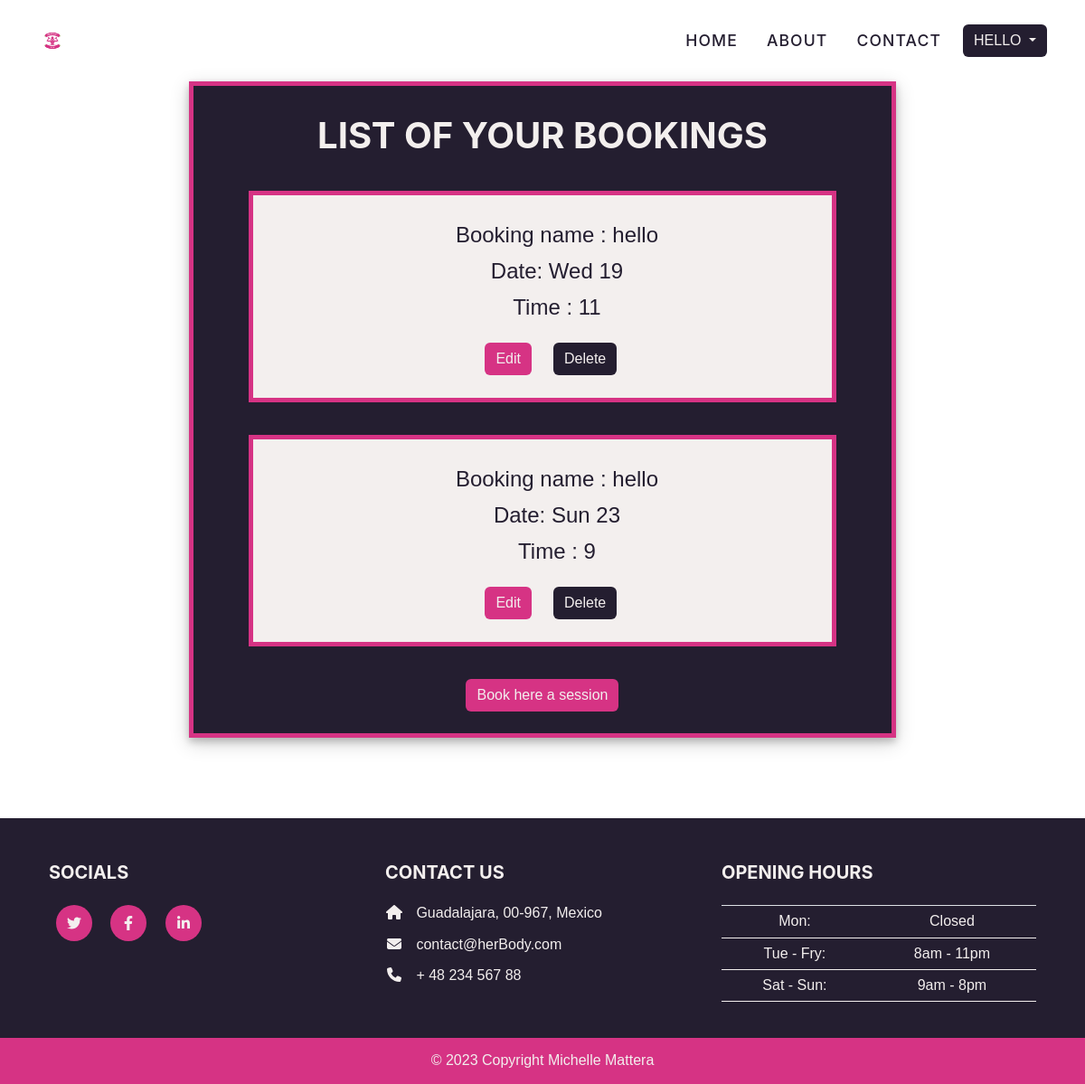
The page /booking/my_bookings/ (signed in) on the database its author committed.
### booking/models.py (models this page shows, shortened)
class Booking(models.Model):
    date = models.DateField(default=datetime.date.today)
    user = models.ForeignKey(
        User, on_delete=models.CASCADE, related_name="hiuser", default=User)
    time = models.IntegerField(choices=TIME_CHOISES, blank=False, default=9)
    class Meta:
        ordering = ['date', 'time']
        unique_together = ("date", "time")

### booking/views.py (the view)
# urls.py: path('my_bookings/', booking_list.as_view(), name='my_bookings'),
class booking_list(generic.ListView):
    model = Booking
    template_name = 'booking/my_bookings.html'
    def get_queryset(self):
        today = date.today()
        start_of_week = get_week_start_date(today)
        end_of_week = get_week_end_date(today)
        queryset = self.model.objects.filter(user=self.request.user, date__range=[start_of_week, end_of_week])
        new_date = self.request.session.get('new_date')
        new_time = self.request.session.get('new_time')
        if new_date and new_time:
            new_booking = Booking(date=new_date, time=new_time, user=self.request.user)
        self.request.session.pop('new_date', None)
        self.request.session.pop('new_time', None)
        return queryset

### booking/views.py (called while the page is built)
def get_week_start_date(today):
    current_weekday = today.weekday()
    days_to_tuesday = (current_weekday - 1) % 7
    start_of_week = today - timedelta(days=days_to_tuesday)
    return start_of_week

def get_week_end_date(today):
    current_weekday = today.weekday()
    days_to_sunday = (6 - current_weekday) % 7
    end_of_week = today + timedelta(days=days_to_sunday)
    return end_of_week

### templates/booking/booking_list.html (shortened to what this page needs)
{% extends "base.html" %}
{% block content %}
<div class="container">
    <div class="booking-confirmation text-center">
        <h1 class="text-uppercase text-center booking-title">List of your bookings</h1>
        {% for booking in booking_list %}
        <div class="container-booking-card">
            <ul>
                <li class="booking-li">Booking name : {{ booking.user }}</li>
                <li class="booking-li">Date: {{ booking.date|date:"D d" }}</li>
                <li class="booking-li">Time : {{ booking.time }}</li>
            </ul>
            <div class="row">
                <div class="col booking-li right">
                    <a href="{% url 'edit_booking' booking_id=booking.id %}">
                        <button class="btn btn-primary text-center">Edit</button>
                    </a>
                </div>
                <div class="col booking-li left">
                    <a href="{% url 'delete_booking' booking.id %}">
                        <button class="btn btn-secondary text-center">Delete</button>
                    </a>
                </div>
            </div>
        </div>
        {% endfor %}
        <td>
            <a href="{% url 'booking_form'%}">
                <button class="btn btn-primary text-center">Book here a session</button>
            </a>
        </td>
    </div>
</div>
{% endblock %}

### templates/base.html (shortened to what this page needs)
{% load static %}
{% load cloudinary %}
<!DOCTYPE html>
<html lang="en">
<head>
    <link rel="stylesheet" href="https://cdn.jsdelivr.net/npm/bootstrap@4.0.0/dist/css/bootstrap.min.css"
>
    <link rel="stylesheet" type="text/css" href="{% static 'css/style.css' %}" />
    <link rel="stylesheet" type="text/css" href="{% static 'bootstrap/css/style.css' %}" />
</head>
<body>
    <nav class="navbar navbar-expand-lg navbar-dark fixed-top" id="mainNav">
        <div class="container">
            <a class="navbar-brand" href="#page-top"><img src="{% static 'assets/images/Herbody_logo.png' %}"
                    alt="logo" /></a>
            <div class="collapse navbar-collapse" id="navbarResponsive">
                <ul class="navbar-nav text-uppercase ms-auto py-4 py-lg-0">
                    <li class="nav-item"><a class="nav-link" href="{% url 'home' %}">Home</a></li>
                    <li class="nav-item"><a class="nav-link" href="{% url 'about' %}">About</a></li>
                    <li class="nav-item"><a class="nav-link" href="{% url 'contact' %}">Contact</a></li>
                    <div class="dropdown">
                        {% if user.is_authenticated %}
                        <a class="btn btn-secondary dropdown-toggle" href="#" role="button" id="dropdownMenuLink"
                            data-bs-toggle="dropdown" aria-haspopup="true" aria-expanded="false">
                            {{ user.username }}
                        </a>
                            {% endif %}
                        </div>
                    </div>
            </div>
    </nav>
    <main>
        {% block content %}{% endblock content %}
    </main>
    <footer class="text-white text-center text-lg-start bg-dark">
        <div class="footer-container">
            <div class="container p-4">
                <div class="row mt-4">
                    <div class="col-lg-4 col-md-12 mb-4 mb-md-0 footer-text">
                        <h5 class="text-uppercase mb-4 footer-title">Socials</h5>
                        <div class="mt-4">
                            <a class="btn btn-social mx-2" href="#!" aria-label="Twitter" alt="Link for Twitter (opens in a new page)"><i
                                    class="fab fa-twitter"></i></a>
                            <a class="btn btn-social mx-2" href="#!" aria-label="Facebook" alt="Link for Facebook (opens in a new page)"><i
                                    class="fab fa-facebook-f"></i></a>
                            <a class="btn btn-social mx-2" href="#!" aria-label="LinkedIn" alt="Link for Linkedin (opens in a new page)"><i
                                    class="fab fa-linkedin-in"></i></a>
                        </div>
                    </div>
                    <div class="col-lg-4 col-md-6 mb-4 mb-md-0 footer-text">
                        <h5 class="text-uppercase mb-4 footer-title">Contact Us</h5>
                        <ul class="fa-ul" style="margin-left: 1.65em;">
                            <li class="mb-3">
                                <span class="fa-li"><i class="fas fa-home"></i></span><span class="ms-2">Guadalajara,
                                    00-967,
                                    Mexico</span>
                            </li>
                            <li class="mb-3">
                                <span class="fa-li"><i class="fas fa-envelope"></i></span><span
                                    class="ms-2">contact@herBody.com</span>
                            </li>
                            <li class="mb-3">
                                <span class="fa-li"><i class="fas fa-phone"></i></span><span class="ms-2">+ 48 234 567
                                    88</span>
                            </li>
                        </ul>
                    </div>
                    <div class="col-lg-4 col-md-6 mb-4 mb-md-0 footer-text">
                        <h5 class="text-uppercase mb-4 footer-title">Opening hours</h5>
                        <table class="table text-center text-white footer-text">
                            <tbody class="fw-normal">
                                <tr>
                                    <td>Mon:</td>
                                    <td>Closed</td>
                                </tr>
                                <tr>
                                    <td>Tue - Fry:</td>
                                    <td>8am - 11pm</td>
                                </tr>
                                <tr>
                                    <td>Sat - Sun:</td>
                                    <td>9am - 8pm</td>
                                </tr>
                            </tbody>
                        </table>
                    </div>
                </div>
            </div>
            <div class="text-center p-3 Copyright">
                © 2023 Copyright Michelle Mattera
            </div>
        </div>
    </footer>
</body>
</html>

### static/css/style.css (style rules this page uses)
#mainNav .navbar-nav .nav-item .nav-link { font-family: "Montserrat", -apple-system, BlinkMacSystemFont, "Segoe UI", Roboto, "Helvetica Neue", Arial, sans-serif, "Apple Color Emoji", "Segoe UI Emoji", "Segoe UI Symbol", "Noto Color Emoji"; font-size: 1.1rem; color: #241E30; font-weight: 500; letter-spacing: 0.0625em; }
.btn-primary { --bs-btn-color: #F3EFEE; --bs-btn-bg: #d63384; --bs-btn-hover-color: #d63384; --bs-btn-hover-bg: #F3EFEE; }
.btn-secondary { --bs-btn-color: #F3EFEE; --bs-btn-bg: #241E30; --bs-btn-hover-border-color: #322d3b; --bs-btn-hover-color: #fff; --bs-btn-hover-bg: #312a3f; }
.p-4 { color: #F3EFEE; }
.p-4>* { color: #F3EFEE; }
.Copyright { background-color: #d63384; color: #F3EFEE; }
.footer-text>* { color: #F3EFEE; }
.footer-container { background-color: #241E30; }
.btn-social { --bs-btn-hover-color: #d63384; --bs-btn-color: #F3EFEE; }
.booking-title { margin: 1% 5%; color: #F3EFEE; }
.booking-confirmation { width: 70%; height: auto; margin: 8% 15%; background-color: #241E30; border: 5px solid #d63384; box-shadow: 0 4px 8px 0 rgba(0, 0, 0, 0.2), 0 6px 20px 0 rgba(0, 0, 0, 0.19); padding: 1.5rem; }
.booking-li { list-style: none; font-size: 1.5rem; }
.right { font-weight: bold; text-align: right; }
.left { text-align: left; }
.container-booking-card { background-color: #F3EFEE; color: #241E30; text-align: center; margin: 5%; border: 5px solid #d63384; padding: 1.5rem; line-height: 40px; }

### rows shown on the page
Booking: user "hello", date "Wed 19", time "11"
Booking: user "hello", date "Sun 23", time "9"

### other values the page prints
{{ user.username }} "HELLO"
